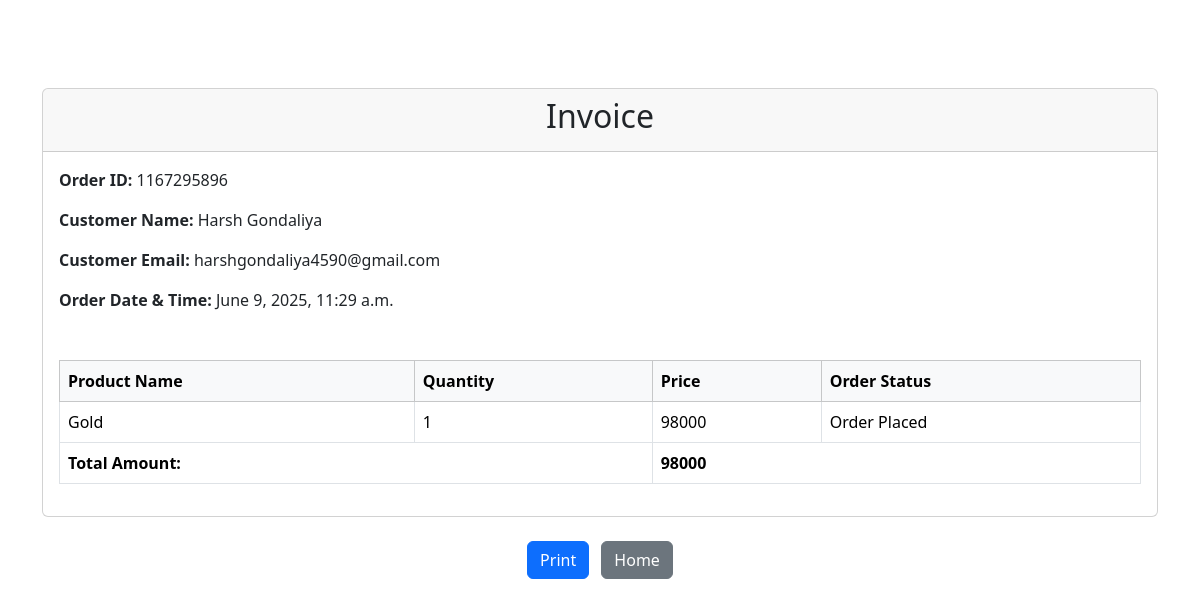
/single_invoice/?id=105 (signed in), run on the app's committed database.
### app1/models.py (models this page shows, shortened)
class Order(models.Model):
    prods = models.ManyToManyField(Cart)
    user = models.ForeignKey(Registration,on_delete=models.CASCADE)
    date_time = models.DateTimeField(auto_now=True)
    payment_mode = models.CharField(max_length=50)
    transaction_id = models.CharField(max_length=100,blank=True,null=True)
    total_amount = models.PositiveIntegerField()
    add = models.TextField()
    mob = models.CharField(max_length=10)
    city = models.CharField(max_length=50)
    state = models.CharField(max_length=50)
    pin_code = models.CharField(max_length=6)
    ordered = models.BooleanField(default=False)

class Registration(models.Model):
    name = models.CharField(max_length=50)
    email = models.EmailField(max_length=50)
    add = models.CharField(max_length=50)
    mob = models.CharField(max_length=50)
    password = models.CharField(max_length=8)

class Cart(models.Model):
    pro = models.ForeignKey(Product,on_delete=models.CASCADE)
    user = models.ForeignKey(Registration,on_delete=models.CASCADE)
    qty = models.PositiveBigIntegerField()
    total_amount = models.PositiveIntegerField()
    order_id = models.PositiveBigIntegerField(default=0)
    ordered = models.BooleanField(default=False)
    status = models.CharField(choices=STATUS,verbose_name="Order Status",default="Pending")

class Product(models.Model):
    added_by = models.ForeignKey(SellerRegistration,on_delete=models.CASCADE,blank=True,null=True)
    name = models.CharField(max_length=50)
    price = models.PositiveIntegerField()
    stock = models.PositiveIntegerField(default=0)
    image = models.ImageField(upload_to='pro_img')
    description = models.TextField(max_length=500)
    category = models.ForeignKey(Category, on_delete=models.CASCADE)

### app1/views.py (the view)
# urls.py: path('single_invoice/',single_invoice,name='single_invoice'),
def single_invoice(request):
    if 'login' in request.session:
        id = request.GET['id']
        order = get_object_or_404(Order,id=id)
        param = {'order':order}
        return render(request,"invoice.html",param)
    else:
        return redirect('login')

### app1/templates/invoice.html (shortened to what this page needs)
<!DOCTYPE html>
<html lang="en">
<head>
  <link href="https://cdn.jsdelivr.net/npm/bootstrap@5.3.3/dist/css/bootstrap.min.css" rel="stylesheet">
  <link rel="stylesheet" href="https://cdn.jsdelivr.net/npm/bootstrap-icons@1.10.5/font/bootstrap-icons.css">
</head>
<body class="container mt-5">
    <div class="card">
        <div class="card-header text-center">
            <h2>Invoice</h2>
        </div>
        <div class="card-body" >
            <p><strong>Order ID: </strong>{{order.transaction_id}}</p>
            <p><strong>Customer Name: </strong>{{order.user.name}}</p>
            <p><strong>Customer Email: </strong>{{order.user.email}}</p>
            <p><strong>Order Date & Time: </strong>{{order.date_time}}</p>
            <table class="table table-bordered mt-5 ">
                <thead class="table-light ">
                    <tr>
                        <th>Product Name</th>
                        <th>Quantity</th>
                        <th>Price</th>
                        <th>Order Status</th>
                    </tr>
                </thead>
                <tbody>
                    {% for item in order.prods.all %}
                    <tr>
                        <td>{{item.pro.name}}</td>
                        <td>{{item.qty}}</td>
                        <td>{{item.pro.price}}</td>
                        <td>{{item.status}}</td>
                    </tr>
                    {% endfor %}
                </tbody>
                <tfoot >
                        <th colspan="2" style="color:black;">Total Amount:</th>
                        <th colspan="2">{{order.total_amount}}</th>
                </tfoot>
            </table>
        </div>
    </div>
    <div class='mt-4 text-center no-print'>
        <button class="btn btn-primary me-2" onclick="window.print()">Print</button>
        <a href="/" class="btn btn-secondary">Home</a>
    </div>
</body>
</html>

### app1/templates/invoice.html (style rules this page uses)
body { padding: 40px; background-color: #fff; font-family: 'Segoe UI', sans-serif; }
table th { font-weight: 600; }

### data on the page
Order: transaction_id "1167295896", user.name "Harsh Gondaliya", user.email "harshgondaliya4590@gmail.com", date_time "June 9, 2025, 11:29 a.m.", total_amount "98000"
Cart: pro.name "Gold", qty "1", pro.price "98000", status "Order Placed"
